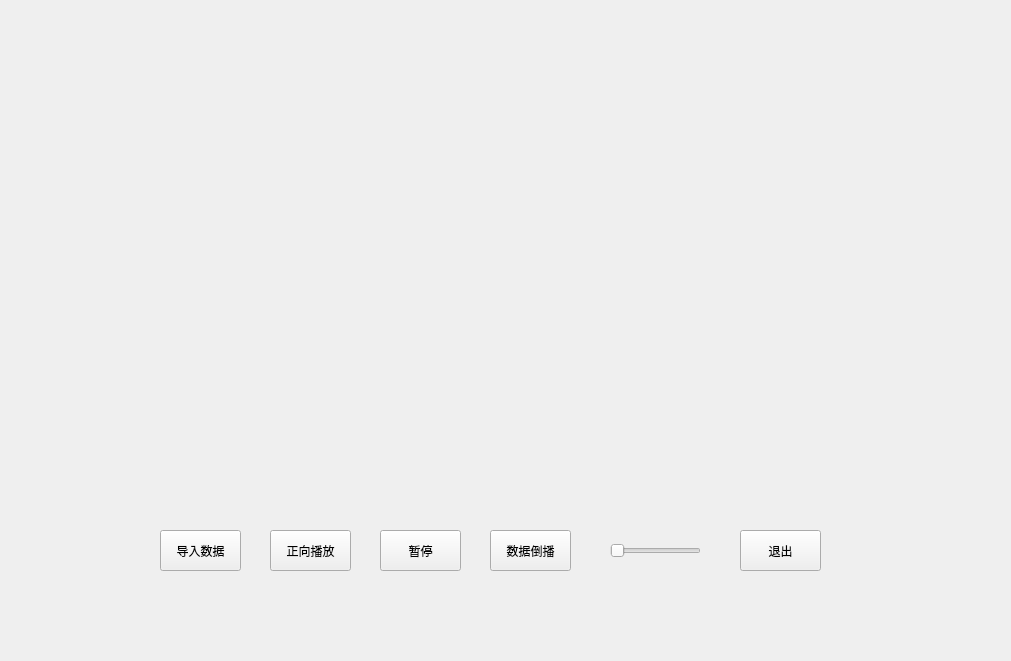
<?xml version="1.0" encoding="UTF-8"?>
<ui version="4.0">
 <class>Form</class>
 <widget class="QWidget" name="Form">
  <property name="geometry">
   <rect>
    <x>0</x>
    <y>0</y>
    <width>1011</width>
    <height>661</height>
   </rect>
  </property>
  <property name="windowTitle">
   <string>Form</string>
  </property>
  <widget class="QLabel" name="label">
   <property name="geometry">
    <rect>
     <x>210</x>
     <y>110</y>
     <width>571</width>
     <height>381</height>
    </rect>
   </property>
   <property name="text">
    <string/>
   </property>
  </widget>
  <widget class="QPushButton" name="inportButton">
   <property name="geometry">
    <rect>
     <x>160</x>
     <y>530</y>
     <width>81</width>
     <height>41</height>
    </rect>
   </property>
   <property name="text">
    <string>导入数据</string>
   </property>
  </widget>
  <widget class="QPushButton" name="playButton">
   <property name="geometry">
    <rect>
     <x>270</x>
     <y>530</y>
     <width>81</width>
     <height>41</height>
    </rect>
   </property>
   <property name="text">
    <string>正向播放</string>
   </property>
  </widget>
  <widget class="QPushButton" name="stopButton">
   <property name="geometry">
    <rect>
     <x>380</x>
     <y>530</y>
     <width>81</width>
     <height>41</height>
    </rect>
   </property>
   <property name="text">
    <string>暂停</string>
   </property>
  </widget>
  <widget class="QPushButton" name="reverseButton">
   <property name="geometry">
    <rect>
     <x>490</x>
     <y>530</y>
     <width>81</width>
     <height>41</height>
    </rect>
   </property>
   <property name="text">
    <string>数据倒播</string>
   </property>
  </widget>
  <widget class="QPushButton" name="exitButton">
   <property name="geometry">
    <rect>
     <x>740</x>
     <y>530</y>
     <width>81</width>
     <height>41</height>
    </rect>
   </property>
   <property name="text">
    <string>退出</string>
   </property>
  </widget>
  <widget class="QSlider" name="horizontalSlider">
   <property name="geometry">
    <rect>
     <x>610</x>
     <y>540</y>
     <width>91</width>
     <height>22</height>
    </rect>
   </property>
   <property name="orientation">
    <enum>Qt::Horizontal</enum>
   </property>
  </widget>
 </widget>
 <resources/>
 <connections/>
</ui>
